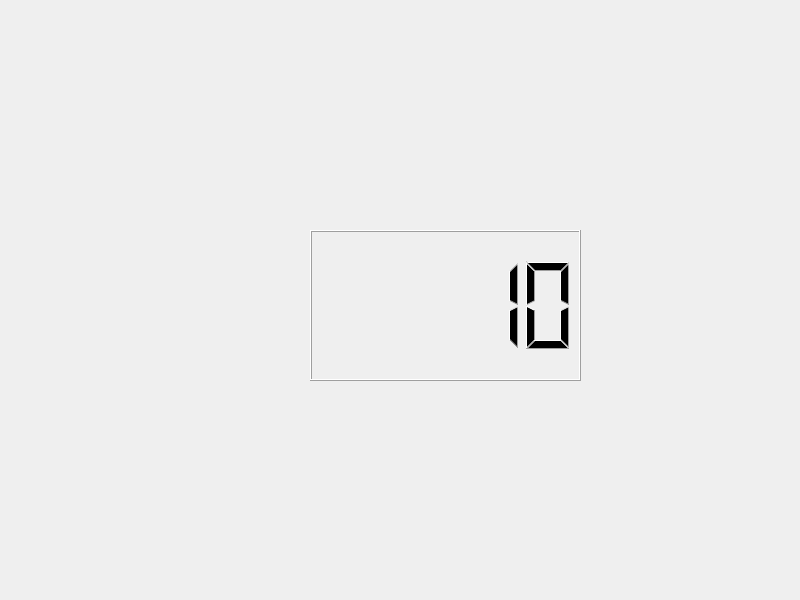
<?xml version="1.0" encoding="UTF-8"?>
<ui version="4.0">
 <class>Widget</class>
 <widget class="QWidget" name="Widget">
  <property name="geometry">
   <rect>
    <x>0</x>
    <y>0</y>
    <width>800</width>
    <height>600</height>
   </rect>
  </property>
  <property name="windowTitle">
   <string>Widget</string>
  </property>
  <widget class="QLCDNumber" name="lcdNumber">
   <property name="geometry">
    <rect>
     <x>310</x>
     <y>230</y>
     <width>271</width>
     <height>151</height>
    </rect>
   </property>
   <property name="intValue" stdset="0">
    <number>10</number>
   </property>
  </widget>
 </widget>
 <resources/>
 <connections/>
</ui>
